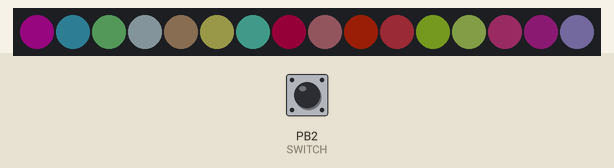
Recording of a sketch running on a simulated ATtiny85, built with avr-gcc and run on an emulated ATtiny85. On the bench: 16 RGB LEDs in strip order, left to right. The test bench sets the inputs (shaded band); at power-on: PB2 (SWITCH) HIGH. Dim RGB values are drawn brighter than linear; random numbers use the default seed unless the sketch sets one.

Above: at 1.2 s.
1.3 s: PB2 (SWITCH) pulled LOW for 0.15 s
At 2.2 s:
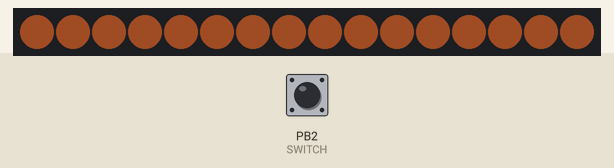
2.9 s: PB2 (SWITCH) pulled LOW for 1 s
At 3.64 s:
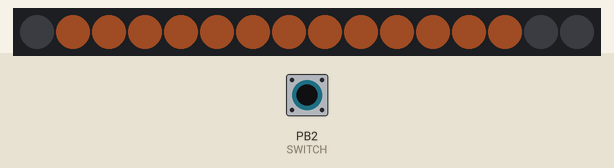
5.4 s: PB2 (SWITCH) pulled LOW for 1 s
At 6.08 s:
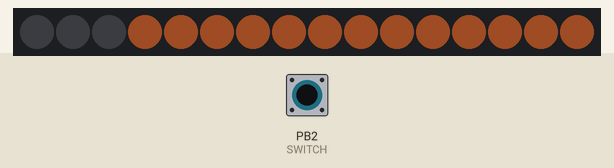
7.9 s: PB2 (SWITCH) pulled LOW for 3.2 s
At 8.72 s:
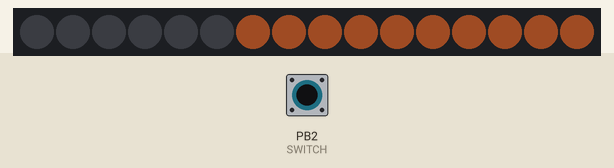
12.6 s: PB2 (SWITCH) pulsed LOW 5 times (0.12 s each, 0.3 s apart)
At 13.49 s:
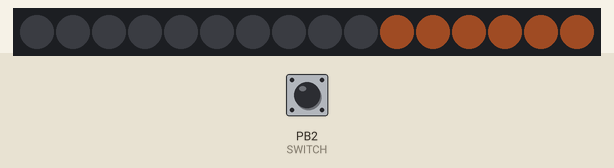
15.6 s: PB2 (SWITCH) pulsed LOW 5 times (0.12 s each, 0.3 s apart)
At 16.22 s:
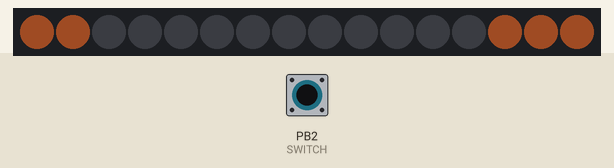
Timing chart, 0 to 18.6 s (numbered marks = the images above; inputs shaded):
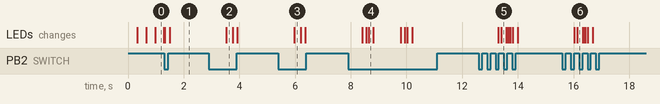

Measured:
- after the input at 2.9 s, the LEDs: change after 0.63 s (image 2)
- after the input at 5.4 s, the LEDs: change after 0.57 s (image 3)
- after the input at 7.9 s, the LEDs: first change after 0.51 s (image 4 shows a later state)
- after the input at 12.6 s, the LEDs: first change after 0.69 s (image 5 shows a later state)
- after the input at 15.6 s, the LEDs: first change after 0.43 s (image 6 shows a later state)

The sketch:

ironman_3_rings.ino
```cpp
// Low power NeoPixel goggles example.  Makes a nice blinky display
// with just a few LEDs on at any time.

#include <Adafruit_NeoPixel.h>
#ifdef __AVR_ATtiny85__ // Trinket, Gemma, etc.
#include <avr/power.h>
#endif

#define PIN 1
#define SWITCH 2
#define PIX 16

Adafruit_NeoPixel pixels = Adafruit_NeoPixel(PIX, PIN);

uint8_t fade = 50;

// layout:
uint8_t innerFrom = 40,
        innerTo = 47,
        middleFrom = 24,
        middleTo = 39,
        outerFrom = 0,
        outerTo = 23;

void setup() {

#ifdef __AVR_ATtiny85__ // Trinket, Gemma, etc.
  if (F_CPU == 16000000) clock_prescale_set(clock_div_1);
#endif

  pixels.begin();
  pixels.setBrightness(32); // 1/3 brightness
  randomSeed(analogRead(0));

  // initialize the SWITCH pin as an input.
  pinMode(SWITCH, INPUT);
  // ...with a pullup
  digitalWrite(SWITCH, HIGH);
}

uint32_t onColor = pixels.Color(250, 120, 60);
uint32_t black = pixels.Color(0, 0, 0);

int frame = 25; //ms

int program = 3;
int programs = 5;

void loop() {
  // randomDot();
  // randMatrix();
  // return heartBeat();
  // return rotatingRings();
  // return clock();

  if (!digitalRead(SWITCH)) {
    program = (program + 1) % programs;
  }


  switch ( program ) {
    case 0:
      heartBeat();
      break;
    case 1:
      rotatingRings();
      break;
    case 2:
      randomDot();
      break;
    case 3:
      randomMatrix();
      break;
    case 4:
      clock();
      break;
  }
}

void ironMan() {

}

int rotInner = 0,
    rotMiddle = 0,
    rotOuter = 0,
    lenInner = 2,
    lenMiddle = 8,
    lenOuter = 12;

void clock() {
  rotateOuter();

  if (rotOuter == 0) {
    rotateMiddle();
  }
  if (rotMiddle == 0) {
    rotateInner();
  }
  delay(100);
}

void rotatingRings() {
  rotateOuter();
  rotateMiddle();
  rotateInner();
  delay(100);
}

void rotateOuter() {
  int outerTotal = outerTo - outerFrom;
  setColor(outerFrom, outerTo, black);
  setRingColor(outerFrom, outerTotal, rotOuter, lenOuter, onColor);
  rotOuter = (rotOuter + 1) % outerTotal;
}

void rotateMiddle() {
  int middleTotal = middleTo - middleFrom;
  setColor(middleFrom, middleTo, black);
  setRingColor(middleFrom, middleTotal, middleTotal - rotMiddle, lenMiddle, onColor);
  rotMiddle = (rotMiddle + 1) % middleTotal;
}

void rotateInner() {
  int innerTotal = innerTo - (innerFrom + 1);
  setColor(innerFrom, innerTo, black);
  //  setRingColor((innerFrom + 1), innerTotal, rotInner, lenInner, onColor);
  setColor(innerFrom - 1, innerTo, onColor);
  rotInner = (rotInner + 1) % innerTotal;
}

void setRingColor(int ringStart, int ringTotal, int stripeStart, int stripeLength, uint32_t color) {
  uint8_t  i;
  for (i = stripeStart; i <= (stripeStart + stripeLength); i++) {
    pixels.setPixelColor(ringStart + i % (ringTotal + 1), color);
  }
  pixels.show();
}

void randomDot() {
  int pixel1 = random(47);
  int pixel2 = random(47);
  pixels.setPixelColor(pixel1, randomColor());
  pixels.setPixelColor(pixel2, randomColor());
  pixels.show();
  delay(frame);
  pixels.setPixelColor(pixel1, black);
  pixels.setPixelColor(pixel2, black);
  pixels.show();
  delay(frame);
}

void randomMatrix() {
  uint8_t  i;
  for (i = 0; i <= PIX; i++) {
    pixels.setPixelColor(i, randomColor());
  }
  pixels.show();
  delay(frame);
}

uint32_t randomColor() {
  return pixels.Color(random(255), random(255), random(255));
}

int pulse = 1100; //ms

void heartBeat() {
  frame = 35;
  beat(frame, onColor);
  delay(2 * frame);
  beat(frame, onColor);
  delay(pulse - frame * 16);
}

void beat(int frame, uint32_t color) {
  setColor(innerFrom, innerTo, color);
  delay(frame);
  setColor(middleFrom, middleTo, color);
  delay(frame);
  setColor(outerFrom, outerTo, color);
  delay(2 * frame);

  setColor(outerFrom, outerTo, color);
  delay(frame);
  setColor(middleFrom, middleTo, black);
  delay(frame);
  setColor(innerFrom, innerTo, black);
}

void allBlack() {
  setColor(innerFrom, innerTo, black);
  setColor(middleFrom, middleTo, black);
  setColor(outerFrom, outerTo, black);
  pixels.show();
}

void setColor(int from, int to, uint32_t color) {
  uint8_t  i;
  for (i = from; i < to + 1; i++) {
    pixels.setPixelColor(i, color);
  }
  pixels.show();
}
```
